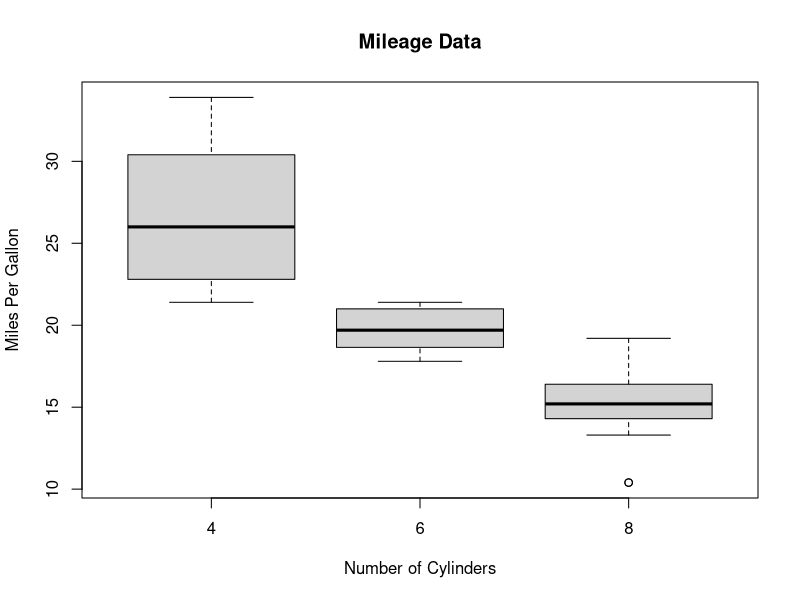
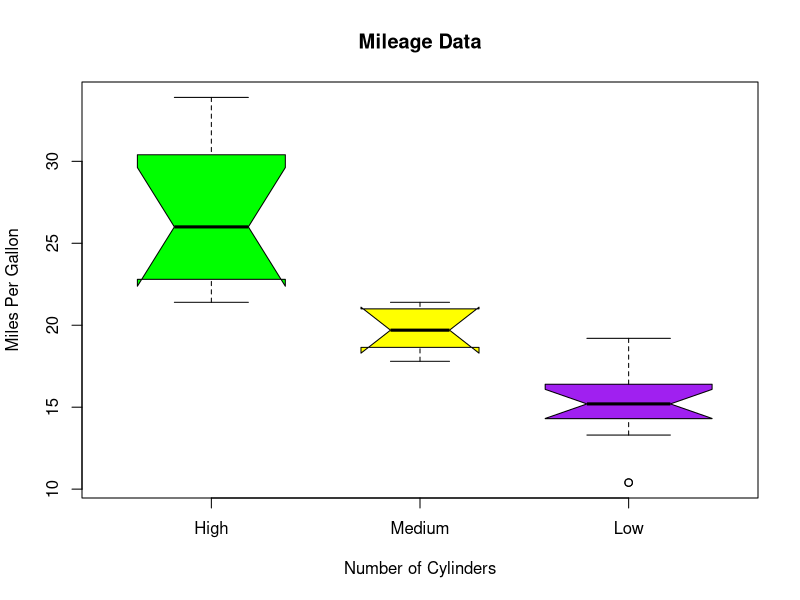

Recreate these plots in R, in order.
# Give the chart file a name.
png(file = "boxplot.png")

# Plot the chart.
boxplot(mpg ~ cyl, data = mtcars, xlab = "Number of Cylinders",
        ylab = "Miles Per Gallon", main = "Mileage Data")

# Save the file.
dev.off()

# Give the chart file a name.
png(file = "boxplot_with_notch.png")

# Plot the chart.
boxplot(mpg ~ cyl, data = mtcars, 
        xlab = "Number of Cylinders",
        ylab = "Miles Per Gallon", 
        main = "Mileage Data",
        notch = TRUE, 
        varwidth = TRUE, 
        col = c("green","yellow","purple"),
        names = c("High","Medium","Low")
)
# Save the file.
dev.off()